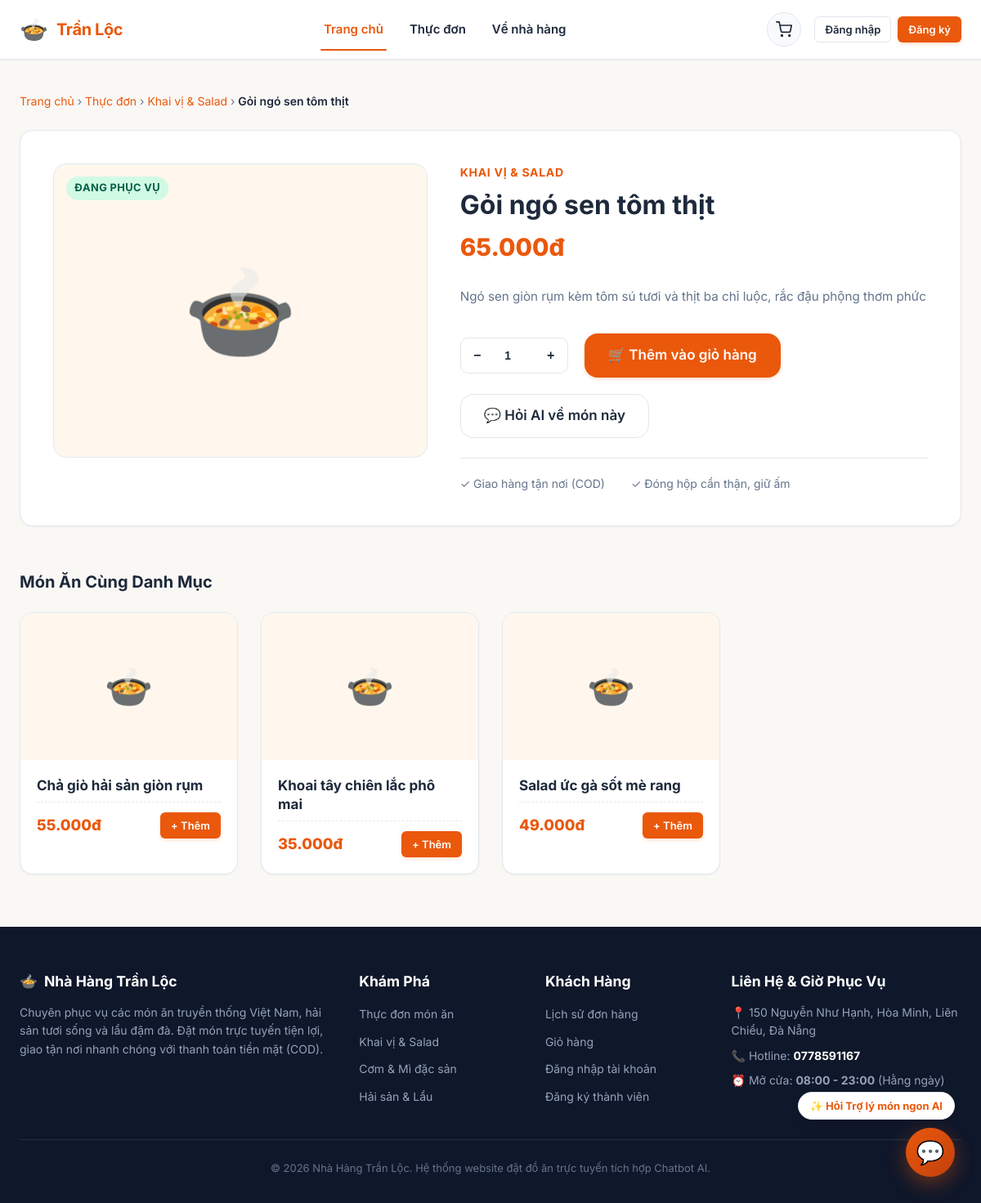
/products/1, run on the app's committed database.
### tables this page shows
CREATE TABLE `products` (
    `id` INT UNSIGNED AUTO_INCREMENT PRIMARY KEY,
    `category_id` INT UNSIGNED NOT NULL,
    `name` VARCHAR(150) NOT NULL,
    `description` TEXT NULL,
    `price` DECIMAL(12, 2) NOT NULL DEFAULT 0.00,
    `image` VARCHAR(255) NULL,
    `availability_status` ENUM('in_stock', 'out_of_stock', 'hidden') NOT NULL DEFAULT 'in_stock',
    `created_at` TIMESTAMP NOT NULL DEFAULT CURRENT_TIMESTAMP,
    `updated_at` TIMESTAMP NOT NULL DEFAULT CURRENT_TIMESTAMP ON UPDATE CURRENT_TIMESTAMP,
    CONSTRAINT `fk_products_category` 
        FOREIGN KEY (`category_id`) REFERENCES `categories` (`id`) 
        ON DELETE RESTRICT ON UPDATE CASCADE,
    INDEX `idx_products_category` (`category_id`),
    INDEX `idx_products_availability` (`availability_status`),
    INDEX `idx_products_price` (`price`),
    INDEX `idx_products_name` (`name`)
);

CREATE TABLE `categories` (
    `id` INT UNSIGNED AUTO_INCREMENT PRIMARY KEY,
    `name` VARCHAR(100) NOT NULL UNIQUE,
    `description` TEXT NULL,
    `status` ENUM('active', 'hidden') NOT NULL DEFAULT 'active',
    `created_at` TIMESTAMP NOT NULL DEFAULT CURRENT_TIMESTAMP,
    INDEX `idx_categories_status` (`status`)
);

### app/helpers/Response.php (called while the page is built, shortened)
<?php
class Response {
    private static ?string $baseUrl = null;
    public static function baseUrl(string $path = ''): string {
        if (self::$baseUrl === null) {
            $config = require dirname(__DIR__, 2) . '/config/app.php';
            if (!empty($config['base_url'])) {
                self::$baseUrl = rtrim($config['base_url'], '/');
            } else {
                $host = $_SERVER['HTTP_X_FORWARDED_HOST'] ?? $_SERVER['HTTP_HOST'] ?? 'localhost';
                $hostName = strtolower(explode(':', $host)[0]);
                $isLocal = in_array($hostName, ['localhost', '127.0.0.1', '::1', '0.0.0.0']);
                $isHttps = (!empty($_SERVER['HTTPS']) && $_SERVER['HTTPS'] !== 'off')
                    || (isset($_SERVER['HTTP_X_FORWARDED_PROTO']) && strtolower($_SERVER['HTTP_X_FORWARDED_PROTO']) === 'https')
                    || (isset($_SERVER['HTTP_X_FORWARDED_SSL']) && strtolower($_SERVER['HTTP_X_FORWARDED_SSL']) === 'on')
                    || (isset($_SERVER['SERVER_PORT']) && $_SERVER['SERVER_PORT'] == 443)
                    || !$isLocal;
                $protocol = $isHttps ? 'https://' : 'http://';
                $scriptName = $_SERVER['SCRIPT_NAME'] ?? '';
                $baseDir = rtrim(str_replace('\\', '/', dirname($scriptName)), '/');
                self::$baseUrl = rtrim($protocol . $host . $baseDir, '/');
            }
        }
        $path = ltrim($path, '/');
        return $path === '' ? self::$baseUrl : self::$baseUrl . '/' . $path;
    }
    public static function view(string $viewName, array $data = [], ?string $layout = 'main'): void {
        extract($data);
        $viewFile = dirname(__DIR__, 2) . '/views/' . str_replace('.', '/', $viewName) . '.php';
        require $viewFile;
    }
}

### app/controllers/MenuController.php (called while the page is built, shortened)
<?php
class MenuController {
    private Product $productModel;
    public function __construct() {
        $this->productModel = new Product();
    }
    public function detail(string|int $id): void {
        $product = $this->productModel->findById((int)$id);
        $relatedProducts = $this->productModel->getAvailable([
            'category_id' => $product['category_id']
        ], 'default', 1, 4);
        $relatedProducts = array_filter($relatedProducts, fn($p) => (int)$p['id'] !== (int)$product['id']);
        Response::view('customer.product-detail', [
            'pageTitle'       => $product['name'] . ' - Nhà Hàng Trần Lộc',
            'product'         => $product,
            'relatedProducts' => $relatedProducts,
        ], 'main');
    }
}

### public/index.php (called while the page is built, shortened)
<?php
spl_autoload_register(function (string $className) {
    $directories = [
        APP_PATH . '/helpers/',
        APP_PATH . '/middleware/',
        APP_PATH . '/models/',
        APP_PATH . '/controllers/',
        APP_PATH . '/services/',
    ];
    foreach ($directories as $dir) {
        $file = $dir . $className . '.php';
        if (file_exists($file)) {
            return;
        }
    }
});
try {
    Router::dispatch();
} catch (Throwable $e) {
    error_log("Unhandled Exception: " . $e->getMessage() . "\n" . $e->getTraceAsString());
    $isDev = (getenv('APP_ENV') ?: 'development') === 'development';
    $message = $isDev
        ? "Chi tiết lỗi (Development): " . $e->getMessage()
        : "Đã xảy ra lỗi máy chủ nội bộ. Vui lòng thử lại sau.";
    Response::abort(500, $message);
}

### app/helpers/Database.php (called while the page is built, shortened)
<?php
class Database {
    private static ?PDO $instance = null;
    public static function getConnection(): PDO {
        if (self::$instance === null) {
            $configPath = dirname(__DIR__, 2) . '/config/database.php';
            $config = require $configPath;
            $dsn = sprintf(
                "mysql:host=%s;port=%s;dbname=%s;charset=%s",
                $config['host'],
                $config['port'],
                $config['database'],
                $config['charset']
            );
            try {
                self::$instance = new PDO(
                    $dsn,
                    $config['username'],
                    $config['password'],
                    $config['options']
                );
            } catch (PDOException $e) {
                error_log("Database Connection Error: " . $e->getMessage());
                throw new Exception("Không thể kết nối đến cơ sở dữ liệu. Vui lòng kiểm tra dịch vụ MySQL trên XAMPP.");
            }
        }
        return self::$instance;
    }
}

### config/database.php (called while the page is built)
<?php
return [
    'host'     => getenv('DB_HOST') ?: '127.0.0.1',
    'port'     => getenv('DB_PORT') ?: '3306',
    'database' => getenv('DB_NAME') ?: 'restaurant_ordering_db',
    'username' => getenv('DB_USER') ?: 'root',
    'password' => getenv('DB_PASS') !== false ? getenv('DB_PASS') : '',
    'charset'  => 'utf8mb4',
    'options'  => [
        PDO::ATTR_ERRMODE            => PDO::ERRMODE_EXCEPTION,
        PDO::ATTR_DEFAULT_FETCH_MODE => PDO::FETCH_ASSOC,
        PDO::ATTR_EMULATE_PREPARES   => false,
        PDO::MYSQL_ATTR_INIT_COMMAND => "SET NAMES utf8mb4 COLLATE utf8mb4_unicode_ci",
    ],
];

### app/models/Product.php (called while the page is built, shortened)
<?php
class Product {
    private PDO $db;
    public function __construct() {
        $this->db = Database::getConnection();
    }
    public function findById(int $id): ?array {
        $stmt = $this->db->prepare("
            SELECT p.*, c.name as category_name, c.status as category_status
            FROM products p
            LEFT JOIN categories c ON p.category_id = c.id
            WHERE p.id = ? LIMIT 1
        ");
        $stmt->execute([$id]);
        $row = $stmt->fetch();
        return $row ?: null;
    }
    public function getAvailable(array $filters = [], string $sort = 'default', int $page = 1, int $perPage = 12): array {
        $sql = "
            SELECT p.*, c.name as category_name
            FROM products p
            JOIN categories c ON p.category_id = c.id AND c.status = 'active'
            WHERE p.availability_status != 'hidden'
        ";
        $params = [];
        if (!empty($filters['category_id'])) {
            $sql .= " AND p.category_id = ?";
            $params[] = (int)$filters['category_id'];
        }
        switch ($sort) {
            default:
                $sql .= " ORDER BY p.availability_status = 'in_stock' DESC, p.id ASC";
                break;
        }
        $offset = ($page - 1) * $perPage;
        $sql .= " LIMIT ? OFFSET ?";
        $stmt = $this->db->prepare($sql);
        $paramIndex = 1;
        foreach ($params as $param) {
            $stmt->bindValue($paramIndex++, $param);
        }
        $stmt->bindValue($paramIndex++, $perPage, PDO::PARAM_INT);
        $stmt->bindValue($paramIndex++, $offset, PDO::PARAM_INT);
        $stmt->execute();
        return $stmt->fetchAll();
    }
}

### views/customer/product-detail.php (the view, shortened to what this page needs)
<div class="container" style="padding: 2.5rem 1.5rem 4rem;">
    <nav style="font-size:0.875rem; color:var(--text-muted); margin-bottom:1.5rem;">
        <a href="<?= Response::baseUrl('') ?>">Trang chủ</a> &rsaquo;
        <a href="<?= Response::baseUrl('menu') ?>">Thực đơn</a> &rsaquo;
        <a href="<?= Response::baseUrl('menu?category=' . $product['category_id']) ?>"><?= htmlspecialchars($product['category_name']) ?></a> &rsaquo;
        <span style="color:var(--text-color); font-weight:600;"><?= htmlspecialchars($product['name']) ?></span>
    </nav>
    <div class="card" style="margin-bottom: 3.5rem; overflow:hidden;">
        <div style="display:grid; grid-template-columns: 1fr 1.25fr; gap: 2.5rem; padding: 2.5rem;">
            <div style="background-color:#fff7ed; border-radius:var(--radius-lg); height:360px; overflow:hidden; display:flex; align-items:center; justify-content:center; border:1px solid var(--border-color); position:relative;">
                <?php if ($product['availability_status'] === 'out_of_stock'): ?>
                    <span class="badge badge-rejected" style="position:absolute; top:15px; left:15px; font-size:0.8rem; z-index:2;">Tạm hết hàng</span>
                <?php else: ?>
                    <span class="badge badge-delivered" style="position:absolute; top:15px; left:15px; font-size:0.8rem; z-index:2;">Đang phục vụ</span>
                <?php endif; ?>
                <span style="display:none; font-size:7rem;">🍲</span>
            </div>
            <div style="display:flex; flex-direction:column; justify-content:center;">
                <span class="text-primary font-bold" style="font-size:0.875rem; text-transform:uppercase; letter-spacing:0.05em; margin-bottom:0.5rem;">
                    <?= htmlspecialchars($product['category_name']) ?>
                </span>
                <h1 style="font-size:2rem; margin-bottom:0.5rem;"><?= htmlspecialchars($product['name']) ?></h1>
                <div style="font-size:1.85rem; font-weight:800; color:var(--primary-color); margin-bottom:1.5rem;">
                    <?= number_format((float)$product['price'], 0, ',', '.') ?>đ
                </div>
                <div style="color:var(--text-muted); line-height:1.7; margin-bottom:2rem; font-size:0.95rem;">
                    <?= nl2br(htmlspecialchars($product['description'] ?: 'Món ăn đặc sắc với nguyên liệu tươi mới, gia vị đậm đà chuẩn phong vị ẩm thực nhà hàng.')) ?>
                </div>
                <?php if ($product['availability_status'] === 'in_stock'): ?>
                    <div style="display:flex; align-items:center; gap:1.25rem; flex-wrap:wrap; margin-bottom:1.5rem;">
                        <div class="qty-control" style="height:44px;">
                            <button type="button" class="qty-btn" onclick="decreaseDetailQty()" style="width:40px; height:44px;">&minus;</button>
                            <input type="number" id="product-qty" class="qty-input" value="1" min="1" max="99" style="width:50px; height:44px;">
                            <button type="button" class="qty-btn" onclick="increaseDetailQty()" style="width:40px; height:44px;">&#43;</button>
                        </div>
                        <button
                            type="button"
                            class="btn btn-primary btn-lg btn-add-to-cart"
                            data-id="<?= $product['id'] ?>"
                            data-name="<?= htmlspecialchars($product['name']) ?>"
                            id="btn-detail-add-cart"
                        >
                            🛒 Thêm vào giỏ hàng
                        </button>
                        <button
                            type="button"
                            class="btn btn-outline btn-lg"
                            onclick="Chatbot.askPrompt('Món <?= htmlspecialchars(addslashes($product['name'])) ?> có gì đặc biệt?')"
                            title="Hỏi AI về nguyên liệu và hương vị món này"
                        >
                            💬 Hỏi AI về món này
                        </button>
                    </div>
                <?php endif; ?>
                <div style="border-top:1px solid var(--border-color); padding-top:1.25rem; display:flex; gap:2rem; font-size:0.875rem; color:var(--text-muted);">
                    <div>✓ Giao hàng tận nơi (COD)</div>
                    <div>✓ Đóng hộp cẩn thận, giữ ấm</div>
                </div>
            </div>
        </div>
    </div>
    <?php if (!empty($relatedProducts)): ?>
        <div>
            <h3 style="margin-bottom: 1.5rem;">Món Ăn Cùng Danh Mục</h3>
            <div class="food-grid">
                <?php foreach ($relatedProducts as $rel): ?>
                    <div class="food-card">
                        <div class="food-card-thumb">
                            <span style="display:none; font-size:3rem;">🍲</span>
                        </div>
                        <div class="food-card-body">
                            <h4 class="food-card-title">
                                <a href="<?= Response::baseUrl('products/' . $rel['id']) ?>">
                                    <?= htmlspecialchars($rel['name']) ?>
                                </a>
                            </h4>
                            <div class="food-card-footer">
                                <div class="food-card-price">
                                    <?= number_format((float)$rel['price'], 0, ',', '.') ?>đ
                                </div>
                                <?php if ($rel['availability_status'] === 'in_stock'): ?>
                                    <button type="button" class="btn btn-sm btn-primary btn-add-to-cart" data-id="<?= $rel['id'] ?>" data-name="<?= htmlspecialchars($rel['name']) ?>">
                                        + Thêm
                                    </button>
                                <?php else: ?>
                                    <span class="badge badge-rejected" style="font-size:0.7rem;">Hết</span>
                                <?php endif; ?>
                            </div>
                        </div>
                    </div>
                <?php endforeach; ?>
            </div>
        </div>
    <?php endif; ?>
</div>

### app/helpers/Router.php (shortened to what this page needs)
<?php
class Router {
    private static array $routes = [];
    private static function addRoute(string $method, string $path, array|callable $handler, array $middleware): void {
        $path = '/' . trim($path, '/');
        self::$routes[] = [
            'method'     => $method,
            'path'       => $path,
            'handler'    => $handler,
            'middleware' => $middleware,
        ];
    }
    public static function resolveUri(): string {
        $uri = $_SERVER['REQUEST_URI'] ?? '/';
        $uri = explode('?', $uri)[0];
        $scriptName = $_SERVER['SCRIPT_NAME'] ?? '';
        $baseDir = dirname($scriptName);
        $baseDir = str_replace('\\', '/', $baseDir);
        return '/' . trim($uri, '/');
    }
    public static function dispatch(): void {
        $currentUri = self::resolveUri();
        foreach (self::$routes as $route) {
            $pattern = preg_replace('/\{([a-zA-Z0-9_]+)\}/', '(?P<$1>[^/]+)', $route['path']);
            $pattern = '#^' . $pattern . '$#';
            if (preg_match($pattern, $currentUri, $matches)) {
                $params = array_filter($matches, 'is_string', ARRAY_FILTER_USE_KEY);
                $handler = $route['handler'];
                $paramValues = array_values($params);
                if (is_array($handler) && count($handler) === 2) {
                    [$class, $method] = $handler;
                    $controller = new $class();
                    call_user_func_array([$controller, $method], $paramValues);
                    return;
                }
            }
        }
    }
}

### data on the page
products: category.name "Khai vị & Salad", name "Gỏi ngó sen tôm thịt", category.name "KHAI VỊ & SALAD", price "65.000", description "Ngó sen giòn rụm kèm tôm sú tươi và thịt ba chỉ luộc, rắc đậu phộng thơm phức"
products: name "Chả giò hải sản giòn rụm", price "55.000"
products: name "Khoai tây chiên lắc phô mai", price "35.000"
products: name "Salad ức gà sốt mè rang", price "49.000"
